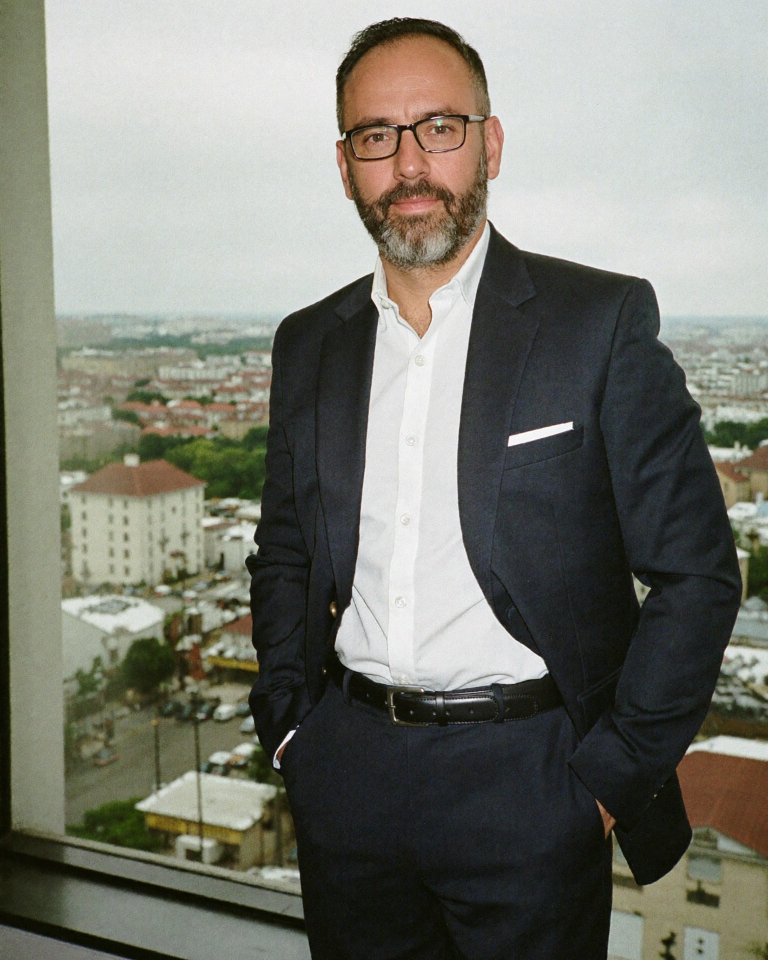
#> input picture fagal/ads_soul2/fotos/s04.png, 1536 x 1920 px, given in place of s07.png, which was not available (shown at 1/2 size)
$ python render_s2.py fotos/s04.png
#> lines starting #> are read from the running program, lines starting #| are printed output that depends on the picture; pictures that were not available may be replaced by others from this repository, and a replacement may not be noted
# Serie S rehecha (ads_soul2): 6 lenguajes de la serie S, ahora con fotos con barba (tanda4) y reglas de Meta.
# Solo 4:5 -> 1440x1800. Poco texto, GRATIS gigante, "Para pymes" en cada pieza, sin botones ni interfaces imitadas.
import os, subprocess, sys
from PIL import Image, ImageOps

HERE = os.path.dirname(os.path.abspath(__file__))
CHROME = r"C:\Program Files\Google\Chrome\Application\chrome.exe"
LOGO = "../logo_vector/FAGAL_logo_horizontal_%s.svg"
FOT = os.path.join(HERE, "fotos")
OUT = os.path.join(HERE, "salida")
COMMON = """*{box-sizing:border-box;margin:0;padding:0}
html,body{width:1080px;height:1350px;overflow:hidden}body{position:relative;-webkit-font-smoothing:antialiased}
.abs{position:absolute}.lk img{height:70px;width:auto;display:block}
.ph{position:absolute;display:block;object-fit:cover}"""


def prep():
    # s07: duotono azul noche -> naranja (neutraliza el pañuelo amarillo y el color del saco)
    im = ImageOps.autocontrast(Image.open(os.path.join(FOT, "s07.png")).convert("L"), cutoff=1)
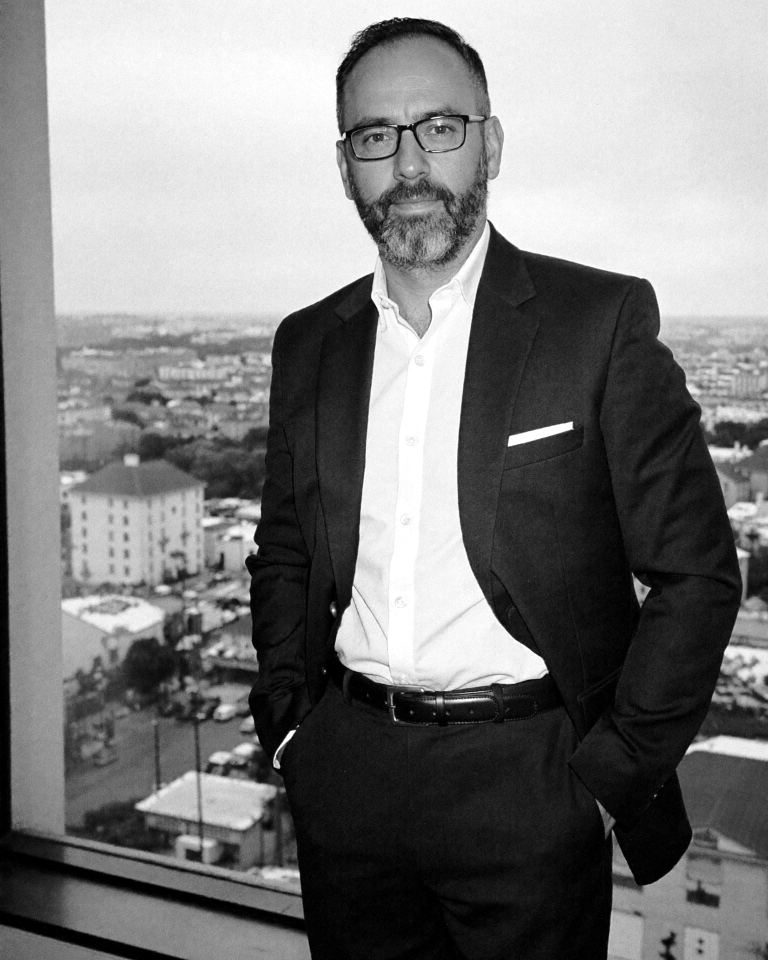
#> im: PIL image 1536x1920 L (shown at 1/2 size); min 0, max 255, mean 124.7
    ImageOps.colorize(im, black=(10, 24, 56), white=(255, 138, 61), mid=(120, 70, 90)).save(os.path.join(FOT, "s07_duo.png"))
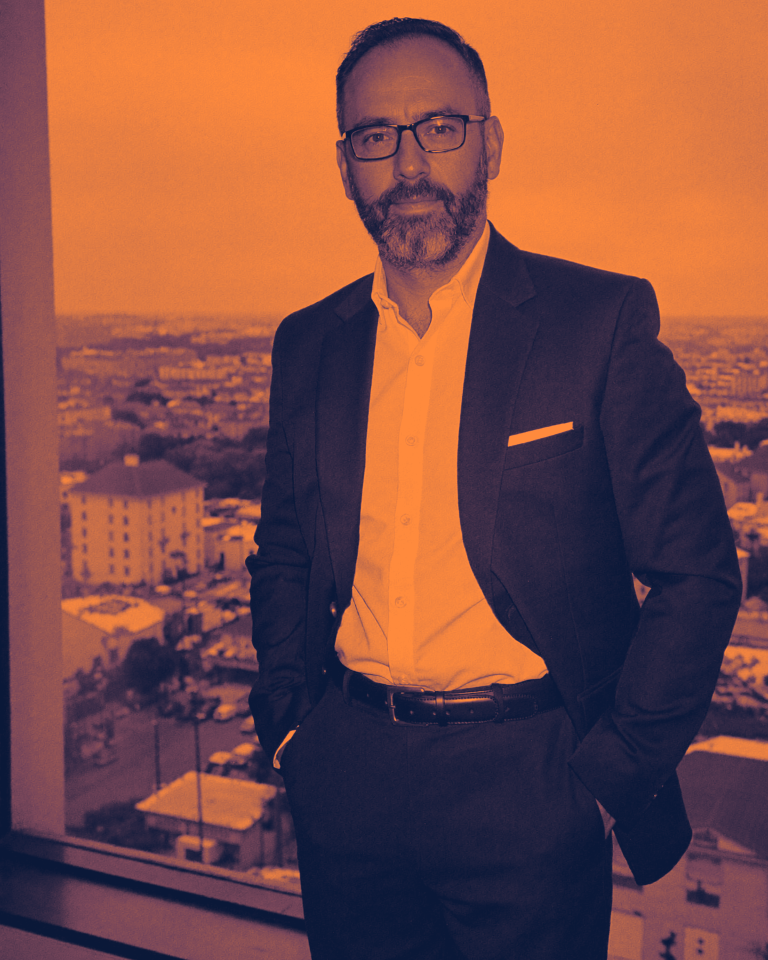
#> saved as s07_duo.png: PIL image 1536x1920 RGB (shown at 1/2 size); mean R, G, B 125.1, 75.4, 69.1
    # s03: blanco y negro de alto contraste (neutraliza la corbata café)
    g = ImageOps.autocontrast(Image.open(os.path.join(FOT, "s03.png")).convert("L"), cutoff=1)
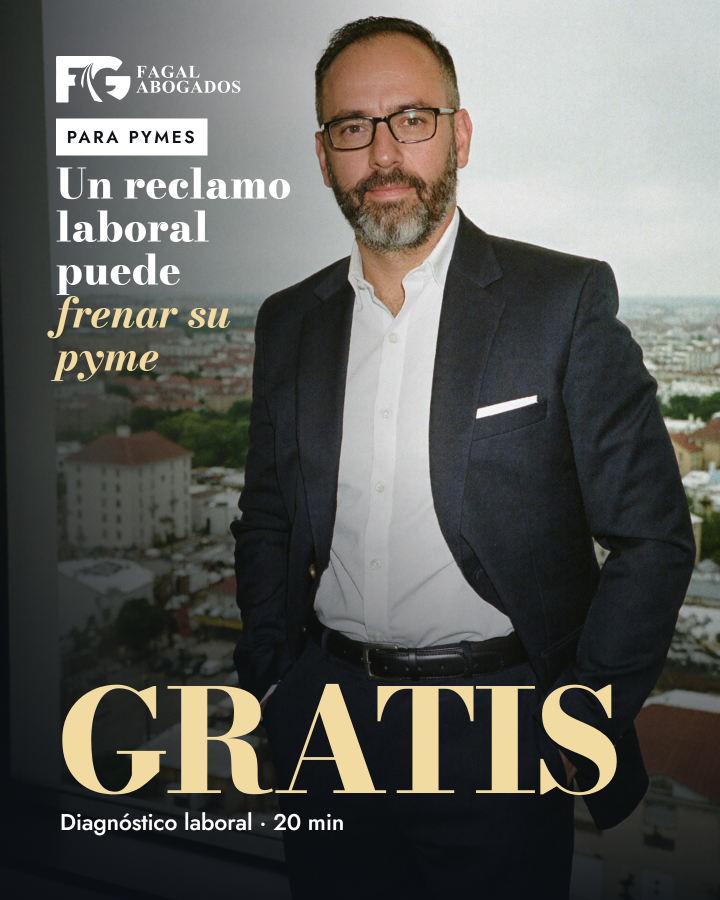
#> input picture fagal/ads_soul2/salida/c1_4x5.png, 1440 x 1800 px, given in place of s03.png, which was not available (shown at 1/2 size)
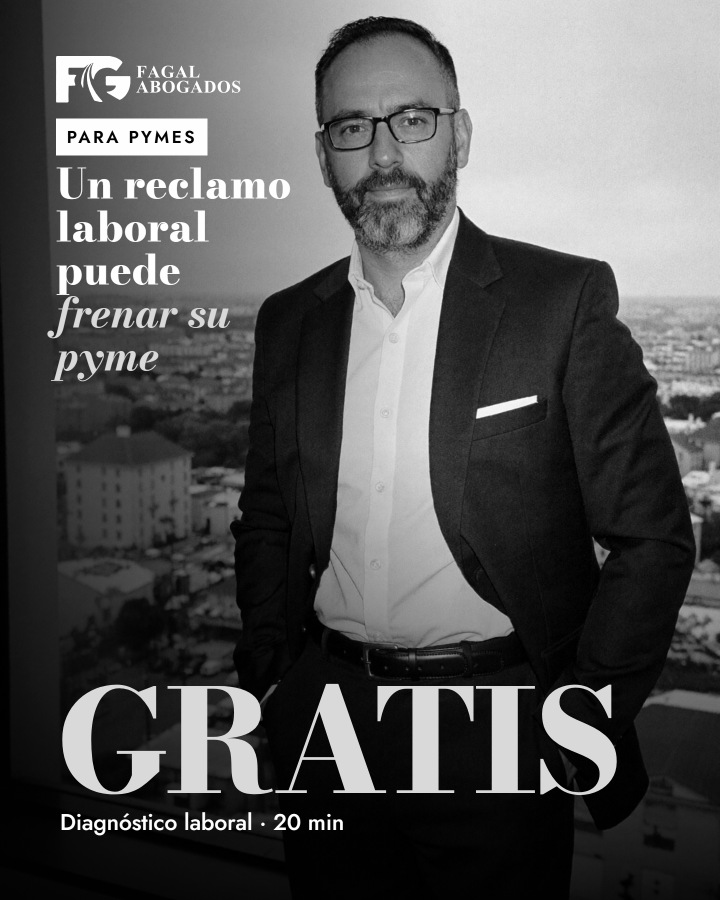
#> g: PIL image 1440x1800 L (shown at 1/2 size); min 0, max 254, mean 85.8
    g.point(lambda v: min(255, int(((v/255.0 - .5)*1.18 + .5)*255))).convert("RGB").save(os.path.join(FOT, "s03_bn.png"))


def logo(t):
    return f"<div class='lk'><img src='{LOGO % t}'></div>"


def doc(fonts, css, body, bg, grain=.04):
    g = ("<svg style='position:absolute;inset:0;width:100%;height:100%;mix-blend-mode:overlay;pointer-events:none;opacity:@@G@@' xmlns='http://www.w3.org/2000/svg'>"
         "<filter id='n'><feTurbulence type='fractalNoise' baseFrequency='.8' numOctaves='3' stitchTiles='stitch'/></filter><rect width='100%' height='100%' filter='url(#n)'/></svg>").replace("@@G@@", str(grain))
    return (f"<!doctype html><html lang='es'><head><meta charset='utf-8'><link href='https://fonts.googleapis.com/css2?{fonts}&display=swap' rel='stylesheet'>"
            f"<style>{COMMON}{css}</style></head><body style='background:{bg}'>{body}{g}</body></html>")


# ---- c1 Revista (s04): reclamo laboral ----
def c1():
    css = """body{font-family:'Jost',sans-serif;color:#fff}
    .ph{inset:0;width:100%;height:100%;object-position:62% 50%}
    .sc{position:absolute;inset:0;background:linear-gradient(90deg,rgba(10,13,18,.78),rgba(10,13,18,0) 62%),linear-gradient(rgba(10,13,18,0) 50%,rgba(10,13,18,.9))}
    .tg{position:absolute;left:84px;top:178px;background:#fff;color:#0d1015;font-weight:600;font-size:26px;letter-spacing:.14em;padding:9px 16px;text-transform:uppercase}
    h1{position:absolute;left:84px;top:244px;width:370px;font-family:'Bodoni Moda',serif;font-weight:800;font-size:62px;line-height:1.04}
    h1 em{font-weight:700;font-style:italic;color:#f1dba0}
    .g{position:absolute;left:84px;bottom:150px;font-family:'Bodoni Moda',serif;font-weight:800;font-size:214px;line-height:.82;letter-spacing:-.02em;color:#f1dba0}
    .s{position:absolute;left:90px;bottom:92px;font-weight:500;font-size:34px}"""
    body = ("<img class='ph' src='fotos/s04.png'><div class='sc'></div><div class='abs' style='left:84px;top:84px'>" + logo('blanco') + "</div><div class='tg'>Para pymes</div>"
            "<h1>Un reclamo laboral puede <em>frenar su pyme</em></h1><div class='g'>GRATIS</div><div class='s'>Diagnóstico laboral · 20 min</div>")
    return doc("family=Bodoni+Moda:ital,wght@0,800;1,700&family=Jost:wght@500;600", css, body, "#111", .05)


# ---- c2 Tarjeta de cita (s06): contrato vago ----
def c2():
    css = """body{font-family:'Newsreader',serif;color:#f1ece0}
    .ph{left:0;top:0;width:1080px;height:760px;object-position:50% 14%}
    .pn{position:absolute;left:0;right:0;top:760px;bottom:0;background:#0f3d3a;padding:34px 84px 0}
    .qm{font-size:110px;line-height:.5;color:#e9a77a;height:44px}
    .q{font-weight:600;font-size:54px;line-height:1.06}
    .at{font-family:'Jost',sans-serif;font-weight:500;font-size:26px;color:#b9d2cb;margin-top:12px}
    .tg{position:absolute;left:84px;top:178px;background:#0f3d3a;color:#f1ece0;font-family:'Jost',sans-serif;font-weight:600;font-size:26px;letter-spacing:.14em;padding:9px 16px;text-transform:uppercase}
    .g{position:absolute;left:84px;bottom:130px;font-weight:700;font-size:190px;line-height:.82;color:#e9a77a}
    .s{position:absolute;left:90px;bottom:80px;font-family:'Jost',sans-serif;font-weight:600;font-size:32px}"""
    body = ("<img class='ph' src='fotos/s06.png'><div class='abs' style='left:84px;top:84px'>" + logo('negro') + "</div><div class='tg'>Para pymes</div>"
            "<div class='pn'><div class='qm'>“</div><div class='q'>Un contrato vago puede costarle un cliente.</div><div class='at'>Dr. Fabián Galarraga · Fagal Abogados</div></div>"
            "<div class='g'>GRATIS</div><div class='s'>Diagnóstico de contratos · 20 min</div>")
    return doc("family=Newsreader:wght@600;700&family=Jost:wght@500;600", css, body, "#0f3d3a", .03)


# ---- c3 Suizo con foto (s10): siniestro negado ----
def c3():
    css = """body{font-family:'Schibsted Grotesk',sans-serif;color:#101010}
    .top{display:flex;justify-content:space-between;align-items:center;padding-bottom:16px;border-bottom:5px solid #101010}
    .tg{background:#101010;color:#fff;font-weight:800;font-size:24px;letter-spacing:.14em;padding:9px 14px;text-transform:uppercase}
    .h1{position:absolute;left:84px;top:190px;font-weight:900;font-size:112px;line-height:.95;letter-spacing:-.04em;white-space:nowrap}
    .h2{position:absolute;left:84px;top:300px;font-weight:900;font-size:112px;line-height:.95;letter-spacing:-.04em;color:#e5321f}
    .bx{position:absolute;left:84px;top:470px;width:912px;height:430px;overflow:hidden}
    .bx img{width:100%;height:100%;object-fit:cover;object-position:50% 8%}
    .g{position:absolute;left:84px;bottom:150px;font-weight:900;font-size:238px;line-height:.82;letter-spacing:-.05em;color:#e5321f}
    .s{position:absolute;left:90px;bottom:90px;font-weight:700;font-size:34px}"""
    body = ("<div class='abs' style='left:84px;right:84px;top:84px'><div class='top'>" + logo('negro') + "<div class='tg'>Para pymes</div></div></div>"
            "<div class='h1'>Siniestro negado.</div><div class='h2'>¿Y ahora?</div><div class='bx'><img src='fotos/s10.png'></div>"
            "<div class='g'>GRATIS</div><div class='s'>Revisión legal de su reclamo · 20 min</div>")
    return doc("family=Schibsted+Grotesk:wght@700;900", css, body, "#e9e8e3", .04)


# ---- c4 Cartel duotono (s07): accidente y operacion ----
def c4():
    css = """body{font-family:'Anton',sans-serif;color:#fff}
    .ph{right:0;top:230px;width:500px;height:700px;object-position:50% 12%}
    .tg{position:absolute;left:84px;top:170px;border:3px solid #ff8a3d;color:#ffb27a;font-family:'Barlow',sans-serif;font-weight:600;font-size:26px;letter-spacing:.12em;padding:6px 14px;text-transform:uppercase}
    h1{position:absolute;left:84px;top:250px;width:470px;font-size:76px;line-height:1;text-transform:uppercase}
    h1 span{color:#ff8a3d}
    .g{position:absolute;left:70px;bottom:130px;font-size:270px;line-height:.78;color:#ff8a3d}
    .s{position:absolute;left:76px;bottom:80px;font-family:'Barlow',sans-serif;font-weight:600;font-size:32px}"""
    body = ("<img class='ph' src='fotos/s07_duo.png'><div class='abs' style='left:84px;top:84px'>" + logo('blanco') + "</div><div class='tg'>Para pymes</div>"
            "<h1>Un accidente puede <span>parar su operación</span></h1><div class='g'>GRATIS</div><div class='s'>Diagnóstico legal · 20 min</div>")
    return doc("family=Anton&family=Barlow:wght@600", css, body, "#0a1838", .05)


# ---- c5 Cine negro B/N (s03): cartera ----
def c5():
    css = """body{font-family:'Jost',sans-serif;color:#f2eee4}
    .ph{left:0;top:0;width:1080px;height:1000px;object-position:50% 0%}
    .sc{position:absolute;left:0;right:0;top:560px;height:440px;background:linear-gradient(rgba(5,5,5,0),rgba(5,5,5,.95))}
    .tg{position:absolute;right:84px;top:100px;border:1.5px solid #111;color:#111;font-weight:500;font-size:24px;letter-spacing:.3em;padding:8px 16px;text-transform:uppercase}
    h1{position:absolute;left:84px;top:790px;font-family:'DM Serif Display',serif;font-weight:400;font-size:112px;line-height:.95;text-transform:uppercase;letter-spacing:.03em}
    .g{position:absolute;left:84px;bottom:110px;font-family:'DM Serif Display',serif;font-size:236px;line-height:.8;letter-spacing:.03em;color:#e8c27a}
    .s{position:absolute;left:90px;bottom:56px;font-weight:500;font-size:30px;letter-spacing:.12em;text-transform:uppercase}"""
    body = ("<img class='ph' src='fotos/s03_bn.png'><div class='sc'></div><div class='abs' style='left:84px;top:84px'>" + logo('negro') + "</div><div class='tg'>Para pymes</div>"
            "<h1>Capital detenido</h1><div class='g'>GRATIS</div><div class='s'>Revisión de cartera · 20 min</div>")
    return doc("family=DM+Serif+Display&family=Jost:wght@500", css, body, "#050505", .07)


# ---- c6 Retail con banda diagonal (s01): cliente moroso ----
def c6():
    css = """body{font-family:'Rubik',sans-serif;color:#0d0d0d}
    .ph{inset:0;width:100%;height:100%;object-position:50% 30%}
    .band{position:absolute;left:-60px;right:-60px;bottom:-40px;height:470px;background:#d71f2a;transform:skewY(-5deg);box-shadow:0 -14px 40px #0004}
    .tg{position:absolute;right:84px;top:100px;background:#0d0d0d;color:#fff;font-weight:800;font-size:24px;letter-spacing:.12em;padding:9px 14px;text-transform:uppercase;font-style:italic}
    h1{position:absolute;left:84px;top:196px;width:330px;font-weight:900;font-style:italic;font-size:58px;line-height:.96;letter-spacing:-.02em;text-shadow:0 2px 0 #fff9}
    .g{position:absolute;left:84px;bottom:130px;font-weight:900;font-style:italic;font-size:226px;line-height:.8;color:#fff;letter-spacing:-.03em}
    .s{position:absolute;left:90px;bottom:80px;font-weight:600;font-size:32px;color:#fff}"""
    body = ("<img class='ph' src='fotos/s01.png'><div class='band'></div><div class='abs' style='left:84px;top:84px'>" + logo('negro') + "</div><div class='tg'>Para pymes</div>"
            "<h1>¿Un cliente dejó de pagar?</h1><div class='g'>GRATIS</div><div class='s'>Diagnóstico de cobranza · 20 min</div>")
    return doc("family=Rubik:ital,wght@1,800;1,900&family=Rubik:wght@600", css, body, "#e7e9ec", .03)


ADS = {"c1": c1, "c2": c2, "c3": c3, "c4": c4, "c5": c5, "c6": c6}


def render(v):
    hp = os.path.join(HERE, f"_{v}.html")
    open(hp, "w", encoding="utf-8").write(ADS[v]())
    os.makedirs(OUT, exist_ok=True)
    out = os.path.join(OUT, f"{v}_4x5.png")
    subprocess.run([CHROME, "--headless=new", "--disable-gpu", "--hide-scrollbars", "--force-device-scale-factor=1.3333333", "--window-size=1080,1350",
                    "--virtual-time-budget=15000", f"--screenshot={out}", "file:///" + hp.replace("\\", "/")], check=True, capture_output=True)
    return out


if __name__ == "__main__":
    prep()
    for v in ([a for a in sys.argv[1:] if a in ADS] or list(ADS)):
        print(render(v))
